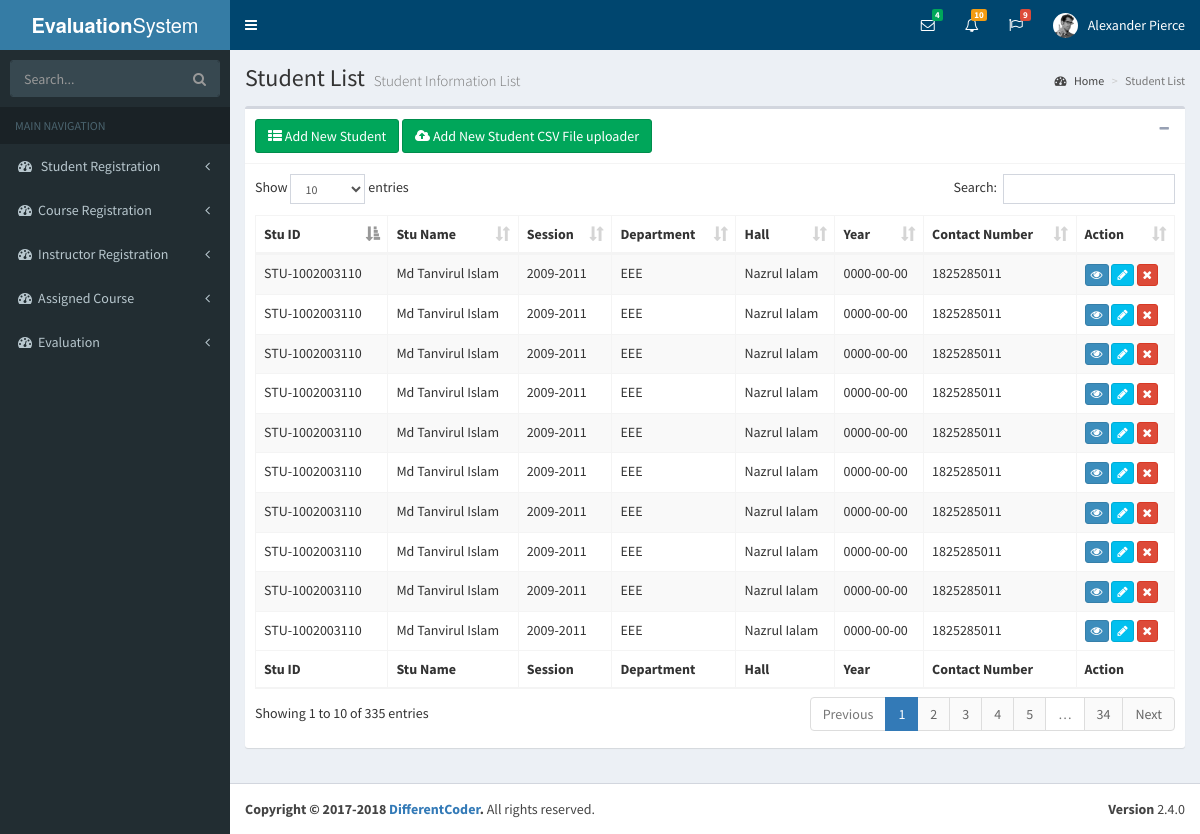
The app's page /StudentList.php (signed in) with its own data.
### tables this page shows
CREATE TABLE `student_reg` (
  `id` int(11) NOT NULL,
  `std_id` varchar(20) NOT NULL,
  `std_name` varchar(55) NOT NULL,
  `std_session` varchar(20) NOT NULL,
  `std_department` varchar(20) NOT NULL,
  `hall` varchar(25) NOT NULL,
  `admission_year` date NOT NULL,
  `std_present_address` text NOT NULL,
  `std_permanent_address` text NOT NULL,
  `std_con_no` varchar(15) NOT NULL,
  `std_email` varchar(30) NOT NULL,
  `remark` varchar(50) NOT NULL,
  `status` int(11) NOT NULL DEFAULT '1'
);

### class/control_view.php (called while the page is built, shortened)
<?php
    function gteAllStudent($conn) {
        $sql = "SELECT * FROM `student_reg` Where status = '1'";
        $query = mysqli_query($conn, $sql) or mysqli_error($conn);
        return $query;
    }

### StudentList.php (the view, shortened to what this page needs)
<?php
require_once 'header.php';
require_once 'leftSide.php';
require_once 'class/control_view.php';
?>
<div class="content-wrapper">
    <section class="content-header">
        <h1>
            Student List
            <small>Student Information List </small>
        </h1>
        <ol class="breadcrumb">
            <li><a href="home.php"><i class="fa fa-dashboard"></i> Home</a></li>
            <li class="active">Student List </li>
        </ol>
    </section>
    <section class="content">
        <div class="row">
            <div class="col-xs-12">
                <div class="box">
                    <div class="box-header with-border">
                        <h3 class="box-title"><a class="btn btn-success" data-toggle="modal" data-target="#modal-addStudentarea"> <i class="fa fa-th-list" aria-hidden="true"></i> Add New Student </a>  </h3>
                        <h3 class="box-title"><a class="btn btn-success" data-toggle="modal" data-target="#modal-addStudentareacsv"> <i class="fa fa-cloud-upload" aria-hidden="true"></i> Add New Student CSV File uploader </a>  </h3>
                        <div class="box-tools pull-right">
                            <button type="button" class="btn btn-box-tool" data-widget="collapse"><i class="fa fa-minus"></i></button>
                        </div>
                    </div>
                    <div class="box-body dc-table-style">
                        <table id="example1" class="table table-bordered table-striped">
                            <thead>
                            <tr>
                                <th>Stu ID</th>
                                <th>Stu Name</th>
                                <th>Session</th>
                                <th>Department</th>
                                <th>Hall</th>
                                <th>Year</th>
                                <th>Contact Number</th>
                                <th>Action</th>
                            </tr>
                            </thead>
                            <tbody>
                            <?php
                            include_once  'class/control_view.php';
                            $getStudentData = gteAllStudent($conn);
                            while ($view = mysqli_fetch_assoc($getStudentData)) {
                                extract($view);
                                ?>
                                <tr>
                                    <td><?php echo $view['std_id']; ?></td>
                                    <td><?php echo $view['std_name']; ?></td>
                                    <td><?php echo $view['std_session']; ?></td>
                                    <td><?php echo $view['std_department']; ?></td>
                                    <td><?php echo $view['hall']; ?></td>
                                    <td><?php echo $view['admission_year']; ?></td>
                                    <td><?php echo $view['std_con_no']; ?></td>
                                    <td>
                                        <a href="javascript:void(0);" input type="button" name="view"  id="<?php echo $view["id"]; ?>" class="btn btn-primary btn-xs view_data"><i class="fa fa-eye" aria-hidden="true"></i></a>
                                        <a href="javascript:void(0);" input type="button" name="Update"  id="<?php echo $view["id"]; ?>" class="btn btn-info btn-xs update_data"><i class="fa fa-pencil" aria-hidden="true"></i></a>
                                        <a delete-id='<?php echo $view["id"]; ?>' class='btn btn-danger btn-xs delete-object'><i class="fa fa-times" aria-hidden="true"></i></a>
                                    </td>
                                </tr>
                            <?php } ?>
                            </tbody>
                            <tfoot>
                            <tr>
                                <th>Stu ID</th>
                                <th>Stu Name</th>
                                <th>Session</th>
                                <th>Department</th>
                                <th>Hall</th>
                                <th>Year</th>
                                <th>Contact Number</th>
                                <th>Action</th>
                            </tr>
                            </tfoot>
                        </table>
                    </div>
                </div>
            </div>
        </div>
    </section>
</div>
<?php require_once 'footer.php';?>

### header.php (shortened to what this page needs)
<!DOCTYPE html>
<html>
<head>
    <link rel="stylesheet" href="assets/css/bootstrap.min.css">
    <link rel="stylesheet" href="assets/css/font-awesome.min.css">
    <link rel="stylesheet" href="assets/css/ionicons.min.css">
    <link rel="stylesheet" href="assets/css/dataTables.bootstrap.min.css">
    <link rel="stylesheet" href="assets/css/select2.min.css">
    <link rel="stylesheet" href="assets/css/AdminLTE.min.css">
    <link rel="stylesheet" href="assets/css/skins/_all-skins.min.css">
    <link rel="stylesheet" href="assets/css/style.css">
</head>
<body class="hold-transition skin-blue fixed sidebar-mini">
<div class="wrapper">
    <header class="main-header">
        <a href="home.php" class="logo">
            <span class="logo-lg"><b>Evaluation</b>System</span>
        </a>
        <nav class="navbar navbar-static-top">
            <a href="#" class="sidebar-toggle" data-toggle="push-menu" role="button">
            </a>
            <div class="navbar-custom-menu">
                <ul class="nav navbar-nav">
                    <li class="dropdown messages-menu">
                        <a href="#" class="dropdown-toggle" data-toggle="dropdown">
                            <i class="fa fa-envelope-o"></i>
                            <span class="label label-success">4</span>
                        </a>
                    </li>
                    <li class="dropdown notifications-menu">
                        <a href="#" class="dropdown-toggle" data-toggle="dropdown">
                            <i class="fa fa-bell-o"></i>
                            <span class="label label-warning">10</span>
                        </a>
                    </li>
                    <li class="dropdown tasks-menu">
                        <a href="#" class="dropdown-toggle" data-toggle="dropdown">
                            <i class="fa fa-flag-o"></i>
                            <span class="label label-danger">9</span>
                        </a>
                    </li>
                    <li class="dropdown user user-menu">
                        <a href="#" class="dropdown-toggle" data-toggle="dropdown">
                            <img src="assets/img/user2-160x160.jpg" class="user-image" alt="User Image">
                            <span class="hidden-xs">Alexander Pierce</span>
                        </a>
                    </li>
                </ul>
            </div>
        </nav>
    </header>

### leftSide.php (shortened to what this page needs)
<aside class="main-sidebar">
  <section class="sidebar">
    <form action="#" method="get" class="sidebar-form">
      <div class="input-group">
        <input type="text" name="q" class="form-control" placeholder="Search...">
            <span class="input-group-btn">
              <button type="submit" name="search" id="search-btn" class="btn btn-flat"><i class="fa fa-search"></i>
              </button>
            </span>
      </div>
    </form>
    <ul class="sidebar-menu" data-widget="tree">
      <li class="header">MAIN NAVIGATION</li>
      <li class="treeview">
        <a href="#">
          <i class="fa fa-dashboard"></i> <span>Student Registration</span>
          <span class="pull-right-container">
            <i class="fa fa-angle-left pull-right"></i>
          </span>
        </a>
      </li>
      <li class="treeview">
        <a href="#">
          <i class="fa fa-dashboard"></i><span>Course Registration</span>
          <span class="pull-right-container">
            <i class="fa fa-angle-left pull-right"></i>
          </span>
        </a>
      </li>
      <li class="treeview">
        <a href="#">
          <i class="fa fa-dashboard"></i><span>Instructor Registration</span>
          <span class="pull-right-container">
            <i class="fa fa-angle-left pull-right"></i>
          </span>
        </a>
      </li>
      <li class="treeview">
        <a href="#">
          <i class="fa fa-dashboard"></i><span>Assigned Course</span>
          <span class="pull-right-container">
            <i class="fa fa-angle-left pull-right"></i>
          </span>
        </a>
      </li>
      <li class="treeview">
        <a href="#">
          <i class="fa fa-dashboard"></i><span>Evaluation</span>
          <span class="pull-right-container">
            <i class="fa fa-angle-left pull-right"></i>
          </span>
        </a>
      </li>
    </ul>
  </section>
</aside>

### footer.php (shortened to what this page needs)
  <footer class="main-footer">
    <div class="pull-right hidden-xs">
      <b>Version</b> 2.4.0
    </div>
    <strong>Copyright &copy; 2017-2018 <a href="https://differentcoder.com">DifferentCoder</a>.</strong> All rights
    reserved.
  </footer>
</div>
</body>
</html>

### assets/css/style.css (style rules this page uses)
.skin-blue .main-header .navbar { background-color: #00466f; }
.skin-blue .main-header .logo { background-color: #00466f; }

### records on screen
student_reg: std "STU-1002003110", std_name "Md Tanvirul Islam", std_session "2009-2011", std_department "EEE", hall "Nazrul Ialam", admission_year "0000-00-00", std_con_no "1825285011"
student_reg: std "STU-1002003110", std_name "Md Tanvirul Islam", std_session "2009-2011", std_department "EEE", hall "Nazrul Ialam", admission_year "0000-00-00", std_con_no "1825285011"
student_reg: std "STU-1002003110", std_name "Md Tanvirul Islam", std_session "2009-2011", std_department "EEE", hall "Nazrul Ialam", admission_year "0000-00-00", std_con_no "1825285011"
student_reg: std "STU-1002003110", std_name "Md Tanvirul Islam", std_session "2009-2011", std_department "EEE", hall "Nazrul Ialam", admission_year "0000-00-00", std_con_no "1825285011"
student_reg: std "STU-1002003110", std_name "Md Tanvirul Islam", std_session "2009-2011", std_department "EEE", hall "Nazrul Ialam", admission_year "0000-00-00", std_con_no "1825285011"
student_reg: std "STU-1002003110", std_name "Md Tanvirul Islam", std_session "2009-2011", std_department "EEE", hall "Nazrul Ialam", admission_year "0000-00-00", std_con_no "1825285011"
student_reg: std "STU-1002003110", std_name "Md Tanvirul Islam", std_session "2009-2011", std_department "EEE", hall "Nazrul Ialam", admission_year "0000-00-00", std_con_no "1825285011"
student_reg: std "STU-1002003110", std_name "Md Tanvirul Islam", std_session "2009-2011", std_department "EEE", hall "Nazrul Ialam", admission_year "0000-00-00", std_con_no "1825285011"
student_reg: std "STU-1002003110", std_name "Md Tanvirul Islam", std_session "2009-2011", std_department "EEE", hall "Nazrul Ialam", admission_year "0000-00-00", std_con_no "1825285011"
student_reg: std "STU-1002003110", std_name "Md Tanvirul Islam", std_session "2009-2011", std_department "EEE", hall "Nazrul Ialam", admission_year "0000-00-00", std_con_no "1825285011"
